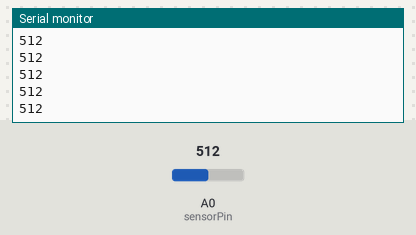
This sketch was run on a simulated Arduino Uno, built with avr-gcc and run on an emulated ATmega328P. Shown: the last lines printed to the serial monitor. The inputs (shaded band) are chosen by the test bench; at power-on: A0 (sensorPin) = 512.

Above: at 1.2 s.
1.3 s: A0 (sensorPin) set to 716
At 2.2 s:
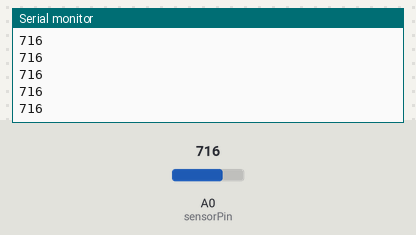
2.8 s: A0 (sensorPin) set to 900
At 3.3 s:
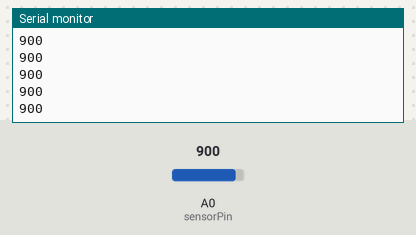
Timing chart, 0 to 5.8 s (numbered marks = the images above; inputs shaded):
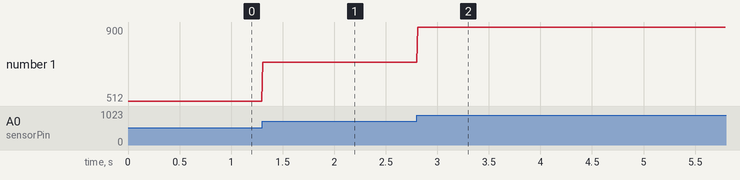

The sketch:

5_3_Analog_to_Digital_Converters.ino
```cpp
#define sensorPin A0    // select the input pin for the potentiometer
int sensorValue = 0;  // variable to store the value coming from the sensor

void setup() {
  //Start Serial communication on pin 0(Rx) and pin 1(Tx)
  Serial.begin(115200);
}

void loop() {
  // Read the Analog signal from pin A0, this number will be between 1023 and 0 (5v and 0V)
  // You can determine the resolution of the Analog to Digital converter by the number of bits
  // A good ADC will have a linear conversion

  sensorValue = analogRead(sensorPin);
  Serial.println(sensorValue);

  // If your while loop is sufficiently small, its good practice to have some delay, this helps to avoid race conditions
  delay(10);

}
```

Measured:
- after the input at 1.3 s, the serial monitor: prints a new line at once (image 1)
- after the input at 2.8 s, the serial monitor: prints a new line at once (image 2)
- plotted number 1: 512 → 716 after the input at 1.3 s, 716 → 900 after the input at 2.8 s
